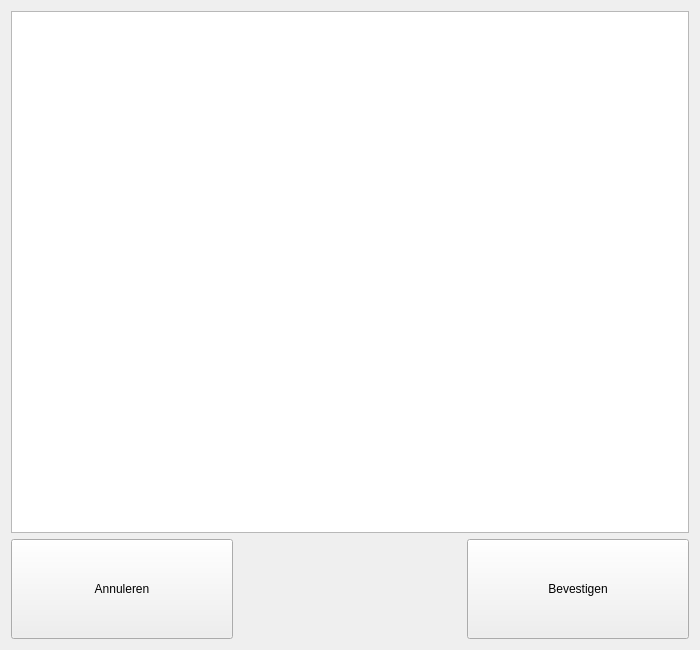
<?xml version="1.0" encoding="UTF-8"?>
<ui version="4.0">
 <class>CloseMemberDialog</class>
 <widget class="QDialog" name="CloseMemberDialog">
  <property name="geometry">
   <rect>
    <x>0</x>
    <y>0</y>
    <width>700</width>
    <height>650</height>
   </rect>
  </property>
  <property name="windowTitle">
   <string>Selecteer de huisgenoot die vertrekt</string>
  </property>
  <layout class="QGridLayout" name="gridLayout">
   <item row="2" column="0">
    <widget class="QPushButton" name="btCancel">
     <property name="minimumSize">
      <size>
       <width>0</width>
       <height>100</height>
      </size>
     </property>
     <property name="focusPolicy">
      <enum>Qt::NoFocus</enum>
     </property>
     <property name="text">
      <string>Annuleren</string>
     </property>
    </widget>
   </item>
   <item row="1" column="0" colspan="3">
    <widget class="QListWidget" name="lMembers">
     <property name="font">
      <font>
       <pointsize>16</pointsize>
      </font>
     </property>
     <property name="styleSheet">
      <string notr="true"/>
     </property>
    </widget>
   </item>
   <item row="2" column="1">
    <spacer name="horizontalSpacer">
     <property name="orientation">
      <enum>Qt::Horizontal</enum>
     </property>
     <property name="sizeType">
      <enum>QSizePolicy::Preferred</enum>
     </property>
     <property name="sizeHint" stdset="0">
      <size>
       <width>40</width>
       <height>20</height>
      </size>
     </property>
    </spacer>
   </item>
   <item row="2" column="2">
    <widget class="QPushButton" name="btConfirm">
     <property name="minimumSize">
      <size>
       <width>0</width>
       <height>100</height>
      </size>
     </property>
     <property name="focusPolicy">
      <enum>Qt::NoFocus</enum>
     </property>
     <property name="text">
      <string>Bevestigen</string>
     </property>
    </widget>
   </item>
  </layout>
 </widget>
 <resources/>
 <connections/>
</ui>
